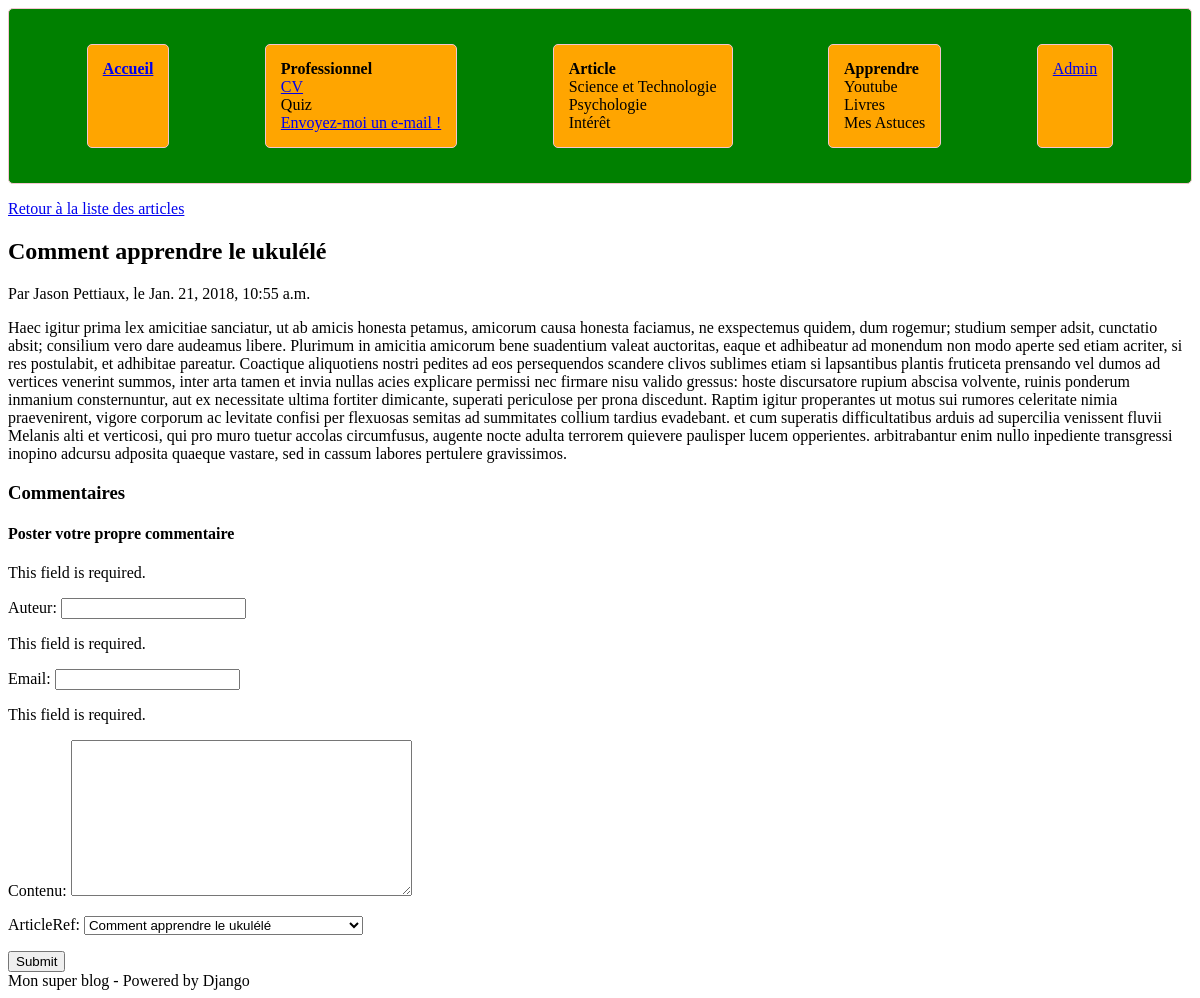
/comment-apprendre-le-ukulele, run on the app's committed database.
### blog/models.py (models this page shows, shortened)
class Article(models.Model):
    titre = models.CharField(max_length=100)
    slug = models.SlugField()
    auteur = models.CharField(max_length=42)
    contenu = models.TextField(null=True)
    date = models.DateTimeField(verbose_name="Date de parution",auto_now_add=True, auto_now=False)
    is_visible = models.BooleanField(verbose_name="Article publié ?",default=False)
    categorie = models.ForeignKey('Categorie',on_delete=models.DO_NOTHING)
    nbrComment=models.IntegerField(null=True)
    def __str__(self):
        return self.titre

### blog/views.py (the view)
# urls.py: url(r'^(?P<slug>.+)$', views.lire_article, name='blog_lire'),
def lire_article(request, slug):
    article = get_object_or_404(Article, slug=slug)
    comments=Comment.objects.filter(articleRef=article)
    donnees_comm={'articleRef':article}
    form1 = CommentForm(request.POST or donnees_comm)
    form1.articleRef = article
    if form1.is_valid():
        form1.save(commit=False)
        form1.articleRef = article
        form1.save()
        envoi = True
    return render(request, 'blog/lire_article.html', {'article': article,'comments': comments,'form1':form1})

### blog/forms.py
class CommentForm(forms.ModelForm):
    class Meta:
        model = Comment
        fields = ['auteur', 'email', 'contenu','articleRef',]

### blog/templates/blog/lire_article.html (shortened to what this page needs)
{% extends "blog/base.html" %}
{% block content %}
	<p>
		<a href="{% url 'accueil' %}">Retour à la liste des articles</a>
	</p>
	<h2 class="titre-article">{{ article.titre }}</h2>
	<p class="infos-article">Par {{ article.auteur }}, le {{ article.date }}</p>
	<div class="contenu-article">
		{{ article.contenu|safe }}
	</div>
	<h3 class="titre-comments">Commentaires</h3>
	<h4>Poster votre propre commentaire</h4>
<form action="{% url 'blog_lire' article.slug %}" method="post">
    {{ form1.as_p }}
    <input type="submit" value="Submit" />
</form>
{% endblock %}

### blog/static/blog/styles2.css (style rules this page uses)
ul { list-style-type: none; padding: 0; margin :0; }

### data on the page
Article: titre "Comment apprendre le ukulélé", auteur "Jason Pettiaux", date "Jan. 21, 2018, 10:55 a.m.", contenu "Haec igitur prima lex amicitiae sanciatur, ut ab amicis honesta petamus, amicorum causa honesta faciamus, ne exspectemus quidem, dum rogemur; studium semper adsit, cunctatio absit; consilium vero dare audeamus libere. Plurimum in amicitia amicorum bene suadentium valeat auctoritas, eaque et adhibeatur ad monendum non modo aperte sed etiam acriter, si res postulabit, et adhibitae pareatur. Coactique aliquotiens nostri pedites ad eos persequendos scandere clivos sublimes etiam si lapsantibus plantis fruticeta prensando vel dumos ad vertices venerint summos, inter arta tamen et invia nullas acies explicare permissi nec firmare nisu valido gressus: hoste discursatore rupium abscisa volvente,…"
